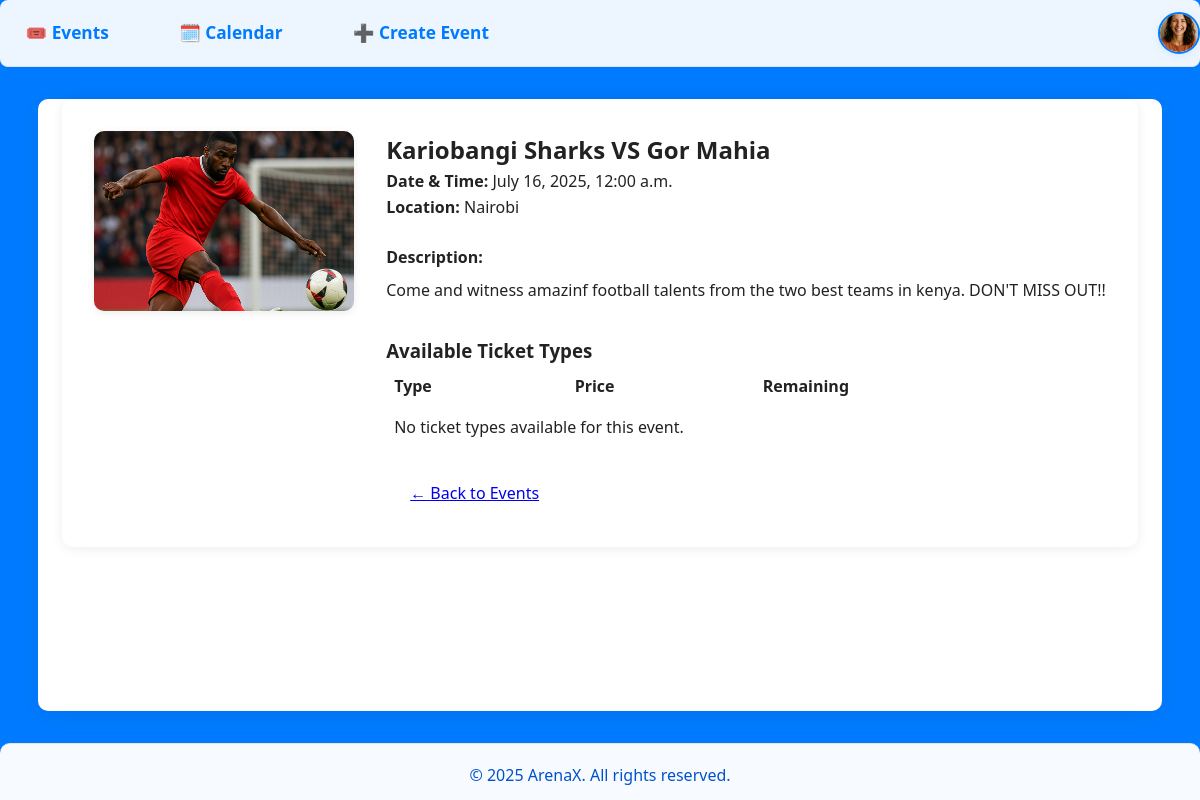
The app's page /events/7/ (signed in), older data.
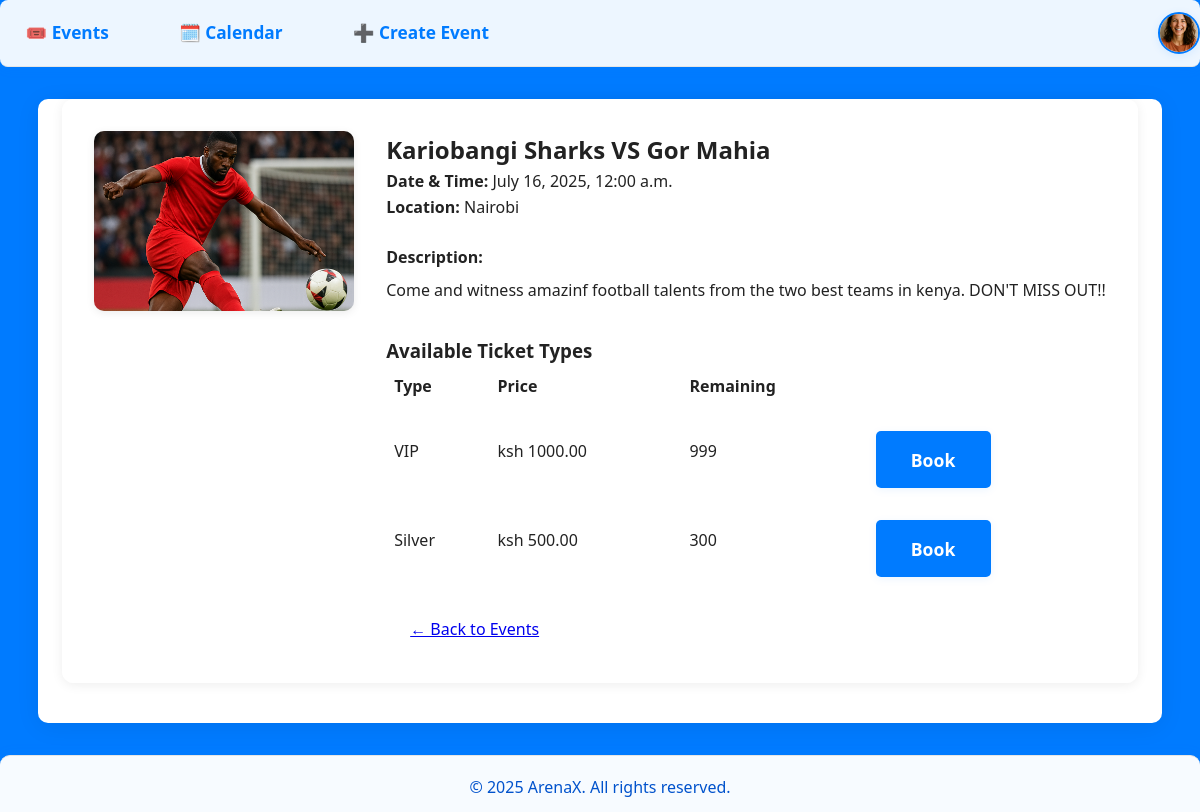
The same page, newer data.
### tickets/models.py (models this page shows, shortened)
class TicketType(models.Model):
    event = models.ForeignKey(Event, on_delete=models.CASCADE, related_name='ticket_types')
    name = models.CharField(max_length=50, choices=TICKET_TYPE_CHOICES)
    price = models.DecimalField(max_digits=8, decimal_places=2)
    total_available = models.PositiveIntegerField(default=0)

### events/views.py (the view)
# urls.py: path('<int:pk>/', views.event_detail, name='event_detail'),
def event_detail(request, pk):
    event_obj = get_object_or_404(Event, pk=pk)
    ticket_types = event_obj.ticket_types.all()
    ticket_type_data = []
    for tt in ticket_types:
        sold = Ticket.objects.filter(event=event_obj, status='Active', tickettype=tt).count()
        remaining = tt.total_available - sold
        ticket_type_data.append({
            'type': tt,
            'sold': sold,
            'remaining': remaining,
        })
    return render(request, 'events/event_detail.html', {
        'event': event_obj,
        'ticket_type_data': ticket_type_data,
    })

### events/templates/events/event_detail.html (shortened to what this page needs)
{% extends "base.html" %}
{% load static %}
{% block content %}
<div class="event-card">
    {% if event.thumbnail %}
        <img src="{{ event.thumbnail.url }}" alt="{{ event.name }} thumbnail" class="event-thumbnail">
    {% else %}
        <img src="{% static 'images/default_event_thumb.png' %}" alt="No thumbnail" class="event-thumbnail">
    {% endif %}
    <div class="event-details">
        <h2>{{ event.name }}</h2>
        <p><strong>Date & Time:</strong> {{ event.date|date:"F j, Y, g:i a" }}</p>
        <p><strong>Location:</strong> {{ event.location }}</p>
        <div style="margin: 1.5rem 0;">
            <strong>Description:</strong>
            <div style="margin-top: 0.5rem;">{{ event.description|linebreaksbr }}</div>
        </div>
        <div style="margin: 2rem 0;">
            <h3>Available Ticket Types</h3>
            <table style="width:100%; border-collapse:collapse;">
                <thead>
                    <tr>
                        <th style="text-align:left; padding:0.5rem;">Type</th>
                        <th style="text-align:left; padding:0.5rem;">Price</th>
                        <th style="text-align:left; padding:0.5rem;">Remaining</th>
                        <th></th>
                    </tr>
                </thead>
                <tbody>
                    {% for item in ticket_type_data %}
                    <tr>
                        <td style="padding:0.5rem;">{{ item.type.get_name_display }}</td>
                        <td style="padding:0.5rem;">ksh {{ item.type.price }}</td>
                        <td style="padding:0.5rem;">{{ item.remaining }}</td>
                        <td style="padding:0.5rem;">
                            {% if item.remaining > 0 %}
                                <a href="{% url 'ticket_purchase' event.pk item.type.pk %}" class="cta">Book</a>
                            {% else %}
                                <span style="color:#dc3545;">Sold Out</span>
                            {% endif %}
                        </td>
                    </tr>
                    {% empty %}
                    <tr>
                        <td colspan="4" style="padding:0.5rem;">No ticket types available for this event.</td>
                    </tr>
                    {% endfor %}
                </tbody>
            </table>
        </div>
        <a href="{% url 'event_list' %}" style="margin-left:1.5rem;">&larr; Back to Events</a>
    </div>
</div>
{% endblock %}

Row changes from the older to the newer data that the page shows:
added TicketType: type.name "VIP", type.price "1000.00", remaining "999"
added TicketType: type.name "Silver", type.price "500.00", remaining "300"
Text that changed along with them:
text no longer shown: "No ticket types available for this event."
